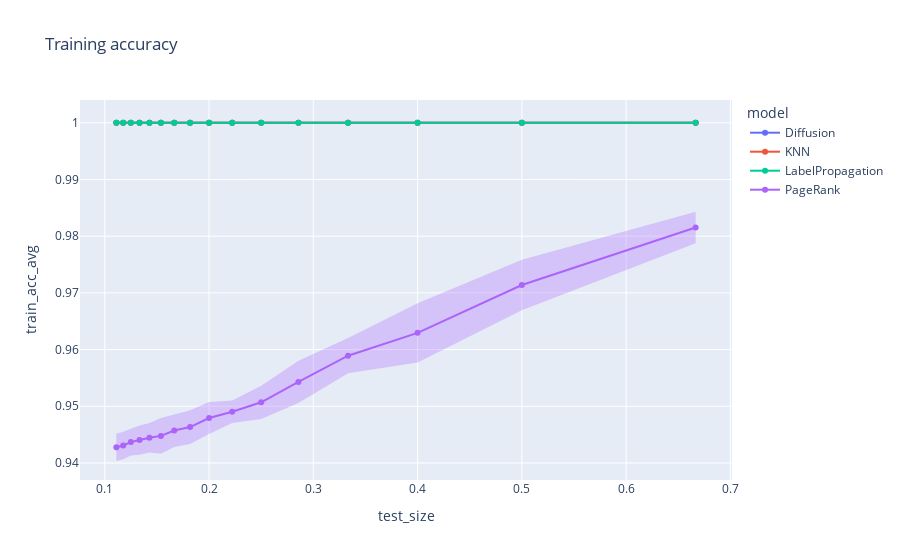

The code cell stored with this chart in its notebook:
### Markdown cell above
## Plot results

### Code cell
for error_y_mode in {'band'}:
    fig = line(
        data_frame = grouped,
        x = 'test_size',
        y = 'train_acc_avg',
        error_y = 'train_acc_std',
        error_y_mode = error_y_mode,
        color = 'model',
        title = f'Training accuracy',
        markers = '.',
    )
    fig.show()

### Figure 1 — Plotly figure (JSON) as saved in the notebook; plotly's stock layout.template omitted (floating-point values rounded to 4 significant figures)
{"data": [{"fill": "toself", "fillcolor": "rgba(99,110,250,.3)", "hoverinfo": "skip", "legendgroup": "Diffusion", "line": {"color": "rgba(255,255,255,0)"}, "showlegend": false, "type": "scatter", "x": [0.6667, 0.5, 0.4, 0.3333, 0.2857, 0.25, 0.2222, 0.2, 0.1818, 0.1667, 0.1538, 0.1429, 0.1333, 0.125, 0.1176, 0.1111, 0.1111, 0.1176, 0.125, 0.1333, 0.1429, 0.1538, 0.1667, 0.1818, 0.2, 0.2222, 0.25, 0.2857, 0.3333, 0.4, 0.5, 0.6667], "xaxis": "x", "y": [1, 1, 1, 1, 1, 1, 1, 1, 1, 1, 1, 1, 1, 1, 1, 1, 1, 1, 1, 1, 1, 1, 1, 1, 1, 1, 1, 1, 1, 1, 1, 1], "yaxis": "y"}, {"hovertemplate": "model=Diffusion<br>test_size=%{x}<br>train_acc_avg=%{y}<extra></extra>", "legendgroup": "Diffusion", "line": {"color": "#636efa", "dash": "solid"}, "marker": {"symbol": "circle"}, "mode": "markers+lines", "name": "Diffusion", "orientation": "v", "showlegend": true, "type": "scatter", "x": [0.6667, 0.5, 0.4, 0.3333, 0.2857, 0.25, 0.2222, 0.2, 0.1818, 0.1667, 0.1538, 0.1429, 0.1333, 0.125, 0.1176, 0.1111], "xaxis": "x", "y": [1, 1, 1, 1, 1, 1, 1, 1, 1, 1, 1, 1, 1, 1, 1, 1], "yaxis": "y"}, {"fill": "toself", "fillcolor": "rgba(239,85,59,.3)", "hoverinfo": "skip", "legendgroup": "KNN", "line": {"color": "rgba(255,255,255,0)"}, "showlegend": false, "type": "scatter", "x": [0.6667, 0.5, 0.4, 0.3333, 0.2857, 0.25, 0.2222, 0.2, 0.1818, 0.1667, 0.1538, 0.1429, 0.1333, 0.125, 0.1176, 0.1111, 0.1111, 0.1176, 0.125, 0.1333, 0.1429, 0.1538, 0.1667, 0.1818, 0.2, 0.2222, 0.25, 0.2857, 0.3333, 0.4, 0.5, 0.6667], "xaxis": "x", "y": [1, 1, 1, 1, 1, 1, 1, 1, 1, 1, 1, 1, 1, 1, 1, 1, 1, 1, 1, 1, 1, 1, 1, 1, 1, 1, 1, 1, 1, 1, 1, 1], "yaxis": "y"}, {"hovertemplate": "model=KNN<br>test_size=%{x}<br>train_acc_avg=%{y}<extra></extra>", "legendgroup": "KNN", "line": {"color": "#EF553B", "dash": "solid"}, "marker": {"symbol": "circle"}, "mode": "markers+lines", "name": "KNN", "orientation": "v", "showlegend": true, "type": "scatter", "x": [0.6667, 0.5, 0.4, 0.3333, 0.2857, 0.25, 0.2222, 0.2, 0.1818, 0.1667, 0.1538, 0.1429, 0.1333, 0.125, 0.1176, 0.1111], "xaxis": "x", "y": [1, 1, 1, 1, 1, 1, 1, 1, 1, 1, 1, 1, 1, 1, 1, 1], "yaxis": "y"}, {"fill": "toself", "fillcolor": "rgba(0,204,150,.3)", "hoverinfo": "skip", "legendgroup": "LabelPropagation", "line": {"color": "rgba(255,255,255,0)"}, "showlegend": false, "type": "scatter", "x": [0.6667, 0.5, 0.4, 0.3333, 0.2857, 0.25, 0.2222, 0.2, 0.1818, 0.1667, 0.1538, 0.1429, 0.1333, 0.125, 0.1176, 0.1111, 0.1111, 0.1176, 0.125, 0.1333, 0.1429, 0.1538, 0.1667, 0.1818, 0.2, 0.2222, 0.25, 0.2857, 0.3333, 0.4, 0.5, 0.6667], "xaxis": "x", "y": [1, 1, 1, 1, 1, 1, 1, 1, 1, 1, 1, 1, 1, 1, 1, 1, 1, 1, 1, 1, 1, 1, 1, 1, 1, 1, 1, 1, 1, 1, 1, 1], "yaxis": "y"}, {"hovertemplate": "model=LabelPropagation<br>test_size=%{x}<br>train_acc_avg=%{y}<extra></extra>", "legendgroup": "LabelPropagation", "line": {"color": "#00cc96", "dash": "solid"}, "marker": {"symbol": "circle"}, "mode": "markers+lines", "name": "LabelPropagation", "orientation": "v", "showlegend": true, "type": "scatter", "x": [0.6667, 0.5, 0.4, 0.3333, 0.2857, 0.25, 0.2222, 0.2, 0.1818, 0.1667, 0.1538, 0.1429, 0.1333, 0.125, 0.1176, 0.1111], "xaxis": "x", "y": [1, 1, 1, 1, 1, 1, 1, 1, 1, 1, 1, 1, 1, 1, 1, 1], "yaxis": "y"}, {"fill": "toself", "fillcolor": "rgba(171,99,250,.3)", "hoverinfo": "skip", "legendgroup": "PageRank", "line": {"color": "rgba(255,255,255,0)"}, "showlegend": false, "type": "scatter", "x": [0.6667, 0.5, 0.4, 0.3333, 0.2857, 0.25, 0.2222, 0.2, 0.1818, 0.1667, 0.1538, 0.1429, 0.1333, 0.125, 0.1176, 0.1111, 0.1111, 0.1176, 0.125, 0.1333, 0.1429, 0.1538, 0.1667, 0.1818, 0.2, 0.2222, 0.25, 0.2857, 0.3333, 0.4, 0.5, 0.6667], "xaxis": "x", "y": [0.9843, 0.9758, 0.9682, 0.962, 0.958, 0.9536, 0.951, 0.9508, 0.9493, 0.9486, 0.9479, 0.9471, 0.9466, 0.9461, 0.9455, 0.9452, 0.9403, 0.9407, 0.9413, 0.9415, 0.9419, 0.9416, 0.9428, 0.9434, 0.9451, 0.9471, 0.9478, 0.9506, 0.9558, 0.9577, 0.9669, 0.9788], "yaxis": "y"}, {"hovertemplate": "model=PageRank<br>test_size=%{x}<br>train_acc_avg=%{y}<extra></extra>", "legendgroup": "PageRank", "line": {"color": "#ab63fa", "dash": "solid"}, "marker": {"symbol": "circle"}, "mode": "markers+lines", "name": "PageRank", "orientation": "v", "showlegend": true, "type": "scatter", "x": [0.6667, 0.5, 0.4, 0.3333, 0.2857, 0.25, 0.2222, 0.2, 0.1818, 0.1667, 0.1538, 0.1429, 0.1333, 0.125, 0.1176, 0.1111], "xaxis": "x", "y": [0.9815, 0.9714, 0.963, 0.9589, 0.9543, 0.9507, 0.949, 0.9479, 0.9463, 0.9457, 0.9448, 0.9445, 0.944, 0.9437, 0.9431, 0.9428], "yaxis": "y"}], "layout": {"legend": {"title": {"text": "model"}, "tracegroupgap": 0}, "title": {"text": "Training accuracy"}, "xaxis": {"anchor": "y", "domain": [0, 1], "title": {"text": "test_size"}}, "yaxis": {"anchor": "x", "domain": [0, 1], "title": {"text": "train_acc_avg"}}}}
